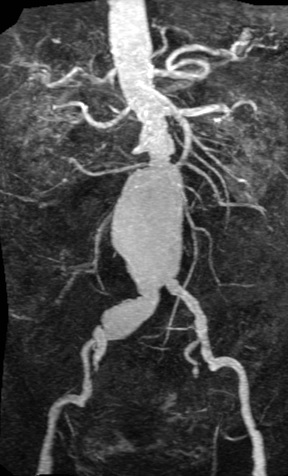
%> input picture ImgPro_powerpoints/bp1.jpg, 288 x 476 px
$ octave fft_conv.m   (GNU Octave 9; MATLAB toolbox functions it lacks are replaced by stand-ins)
%> lines starting %> are read from the running program, lines starting %| are printed output that depends on the picture; in (x1, y1, x2, y2) boxes, pixels count from 0 and x2, y2 are one past the last pixel; in counts of white or black regions, pixels touching at a corner belong together; the program's own positions count from 1
close all;
f = imread('bp1.jpg');
%> f is the input picture: size 476x288x3 uint8; min 0, max 255, mean 75.7
f = rgb2gray(f);
%> f: size 476x288 uint8
f = im2double(f);
%> f: size 476x288 double
f = imresize(f,0.5);
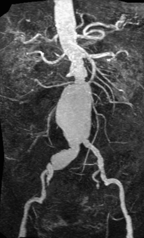
%> f: size 238x144 double; min -0.00977, max 1.02, mean 0.297; drawn with min black and max white
[m,n,o] = size(f)
%> m = 238; n = 144; o = 1
figure
imshow(f,[])


w = 5;
s = fspecial('average',2*w+1);
h = zeros(m,n);
h(m/2 - w : m/2 + w, n/2 - w : n/2 + w) = s;
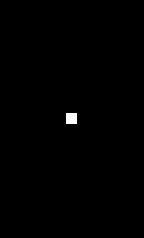
%> h: size 238x144 double; values 0 (black) and 0.00826 (white), 0.35% white; 1 white region, box (x1, y1, x2, y2) and area: (66, 113, 77, 124) 121
imshow(h,[])
h = ifftshift(h);
figure
imshow(h,[])

tic
F = fft2(f);
H = fft2(h);

FJ = F.*H;
J = real(ifft2(FJ));
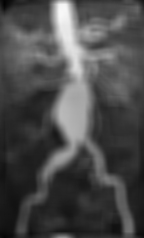
%> J: size 238x144 double; min 0.0132, max 0.971, mean 0.297
t1 = toc

figure
imshow(J,[])

Jc = zeros(size(f));
tic
for i = w+1:m-w
    for j = w+1:n-w
        tmp = f(i-w:i+w, j-w:j+w).*s;
        Jc(i,j) = sum(tmp(:));
    end
end
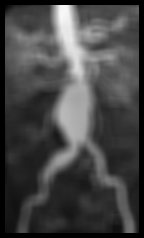
%> Jc: size 238x144 double; min 0, max 0.971, mean 0.275
t2 = toc
figure
imshow(Jc,[])

tic
J2 = imfilter(f,s,'same');
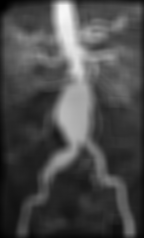
%> J2: size 238x144 double; min 0.00117, max 0.971, mean 0.291
t3 = toc

$ run again, with ImgPro_powerpoints/color_img1.jpg copied over ImgPro_powerpoints/bp1.jpg
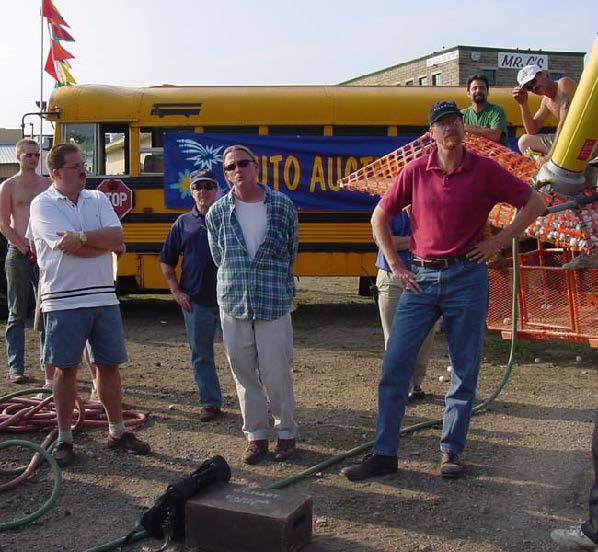
%> input picture ImgPro_powerpoints/color_img1.jpg, 598 x 552 px
%> f is the input picture: size 552x598x3 uint8; mean R, G, B 109.7, 96.6, 94.8
%> h: size 276x299 double; values 0 (black) and 0.00826 (white), 0.15% white; 1 white region, box (x1, y1, x2, y2) and area: (144, 132, 155, 143) 121
%> after the loop `for i = w+1:m-w`:
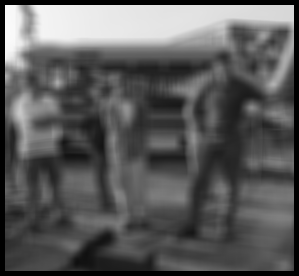
%> Jc: size 276x299 double; min 0, max 0.984, mean 0.359
%> `J2 = imfilter(f,s,'same');`:
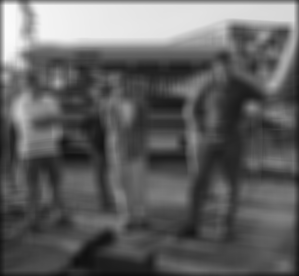
%> J2: size 276x299 double; min 0.0604, max 0.984, mean 0.384
